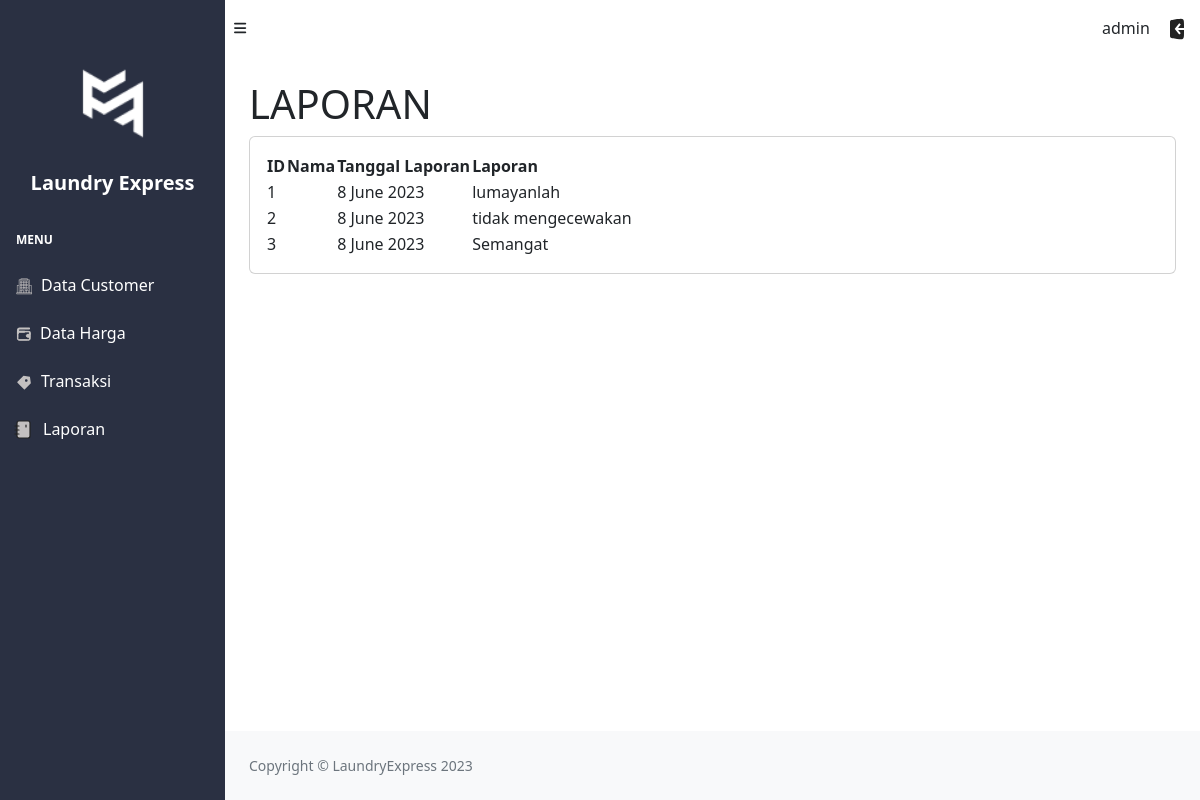
/laundry/laporan.php (signed in), run on the app's committed database.
### tables this page shows
CREATE TABLE `laporan` (
  `id` int(2) NOT NULL,
  `tanggal` varchar(100) NOT NULL,
  `laporan` varchar(100) NOT NULL,
  `id_customer` int(2) NOT NULL
);

### laundry/laporan.php (the view, shortened to what this page needs)
<?php
    include "koneksi.php";
    $sql = mysqli_query($conn, "SELECT * FROM laporan");
    $id = 1;
?>
<!DOCTYPE html>
<html lang="en">
<head>
    <link href="https://cdn.jsdelivr.net/npm/simple-datatables@7.1.2/dist/style.min.css" rel="stylesheet" />
    <link href="css/styles.css" rel="stylesheet" />
</head>
<body class="sb-nav-fixed">
    <nav class="sb-topnav navbar navbar-expand navbar-light">
        <a class="navbar-brand ps-3" href="data_customer.php" style="color: white;"></a>
        <button class="btn btn-link btn-sm order-1 order-lg-0 me-4 me-lg-0" id="sidebarToggle" href="#!"><i
                class="fas fa-bars"></i></button>
        <ul class="navbar-nav ms-auto me-0 me-md-3 my-2 my-md-0">
            <div class="sb-nav-link-icon">
                admin
                <a href="logout.php" class="ms-3"><img src="assets/logout.svg" alt=""></a>
            </div>
        </ul>
    </nav>
    <div id="layoutSidenav">
        <div id="layoutSidenav_nav">
            <nav class="sb-sidenav accordion sb-sidenav" id="sidenavAccordion" style="background-color: #2A3042;">
                <div class="sb-sidenav-menu">
                    <div class="nav">
                        <center><img src="img/white 2.png" alt="logo" style="width: 120px; margin-top: -20px;"></center>
                        <center><h5 class="text-white"><b>Laundry Express</b></h5></center>
                        <div class="sb-sidenav-menu-heading text-white">Menu</div>
                        <a class="nav-link text-white" href="data_customer.php">
                            <div class="sb-nav-link-icon"><img src="assets/customer.svg" alt=""></div>
                            Data Customer
                        </a>
                        <a class="nav-link text-white" href="data_harga.php">
                            <div class="sb-nav-link-icon"><img src="assets/Wallet_fill.svg" alt=""></i></div>
                            Data Harga
                        </a>
                        <a class="nav-link text-white" href="transaksi.php">
                            <div class="sb-nav-link-icon"><img src="assets/Frame 135.svg" alt=""></i></div>
                            Transaksi
                        </a>
                        <a class="nav-link text-white" href="laporan.php" style="margin-left: -5px">
                            <div class="sb-nav-link-icon"><img src="assets/report.svg" alt=""></i></div>
                            Laporan
                        </a>
                    </div>
                </div>
            </nav>
        </div>
        <div id="layoutSidenav_content">
            <main>
                <div class="container-fluid px-4">
                    <h1 class="mt-4">LAPORAN</h1>
                    <div class="card mb-4">
                        <div class="card-body">
                            <table id="datatablesSimple">
                                <thead>
                                    <tr>
                                        <th>ID</th>
                                        <th>Nama</th>
                                        <th>Tanggal Laporan</th>
                                        <th>Laporan</th>
                                    </tr>
                                </thead>
                                <tbody>
                                <?php while($result = mysqli_fetch_assoc($sql)) { ?>
                                    <tr>
                                        <td><?php echo $id++ ?></td>
                                        <td><?= $result['nama']; ?></td>
                                        <td><?= $result['tanggal']; ?></td>
                                        <td><?= $result['laporan']; ?></td>
                                    </tr>
                                <?php } ?>
                                </tbody>
                            </table>
                        </div>
                    </div>
                </div>
            </main>
            <footer class="py-4 bg-light mt-auto">
                <div class="container-fluid px-4">
                    <div class="d-flex align-items-center justify-content-between small">
                        <div class="text-muted">Copyright &copy; LaundryExpress 2023</div>
                    </div>
                </div>
            </footer>
        </div>
    </div>
</body>
</html>

### data on the page
laporan: tanggal "8 June 2023", laporan "lumayanlah"
laporan: tanggal "8 June 2023", laporan "tidak mengecewakan"
laporan: tanggal "8 June 2023", laporan "Semangat"
